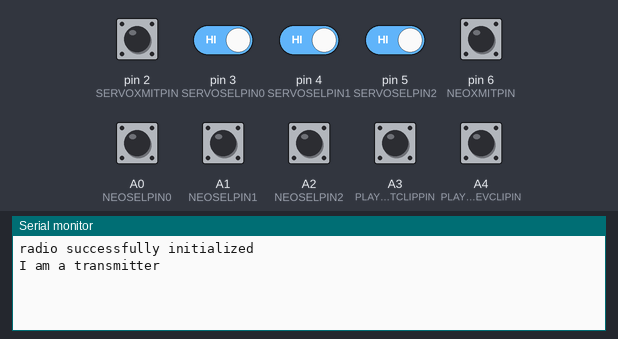
The sketch below on a simulated Arduino Uno, built with avr-gcc and run on an emulated ATmega328P. Shown: the last lines printed to the serial monitor. Inputs (shaded band) come from the test bench; at power-on: A0 (NEOSELPIN0), A1 (NEOSELPIN1), A2 (NEOSELPIN2), A3 (PLAYNEXTCLIPPIN), A4 (PLAYPREVCLIPIN), pin 2 (SERVOXMITPIN), pin 3 (SERVOSELPIN0), pin 4 (SERVOSELPIN1), pin 5 (SERVOSELPIN2), pin 6 (NEOXMITPIN) HIGH. No radio packets arrive unless stated.

Above: at 1.2 s.
1.3 s: pin 2 (SERVOXMITPIN) pulled LOW for 0.15 s
At 1.8 s:
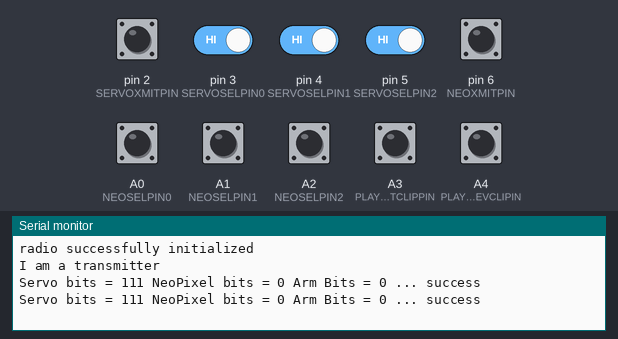
2.9 s: pin 6 (NEOXMITPIN) pulled LOW for 0.15 s
At 4.2 s:
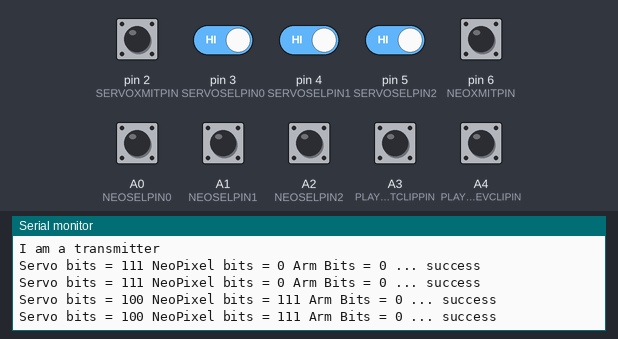
4.5 s: A3 (PLAYNEXTCLIPPIN) pulled LOW for 0.15 s
At 5.5 s:
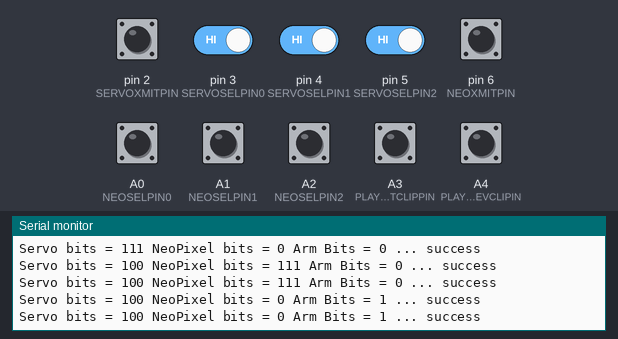
6.1 s: A4 (PLAYPREVCLIPIN) pulled LOW for 0.15 s
At 6.7 s:
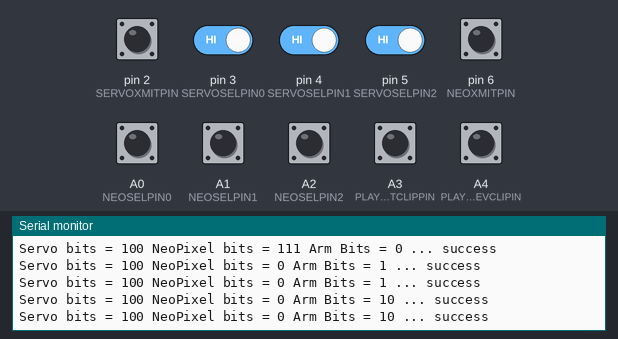
7.7 s: pin 2 (SERVOXMITPIN) pulled LOW for 1 s
At 9.2 s:
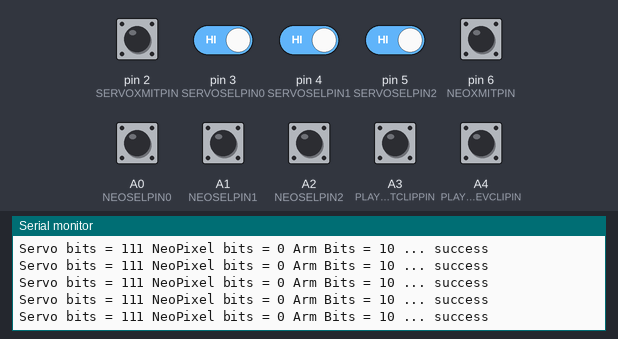
10.2 s: pin 2 (SERVOXMITPIN) driven LOW and pin 3 (SERVOSELPIN0) driven LOW and pin 4 (SERVOSELPIN1) driven LOW and pin 5 (SERVOSELPIN2) driven LOW and pin 6 (NEOXMITPIN) driven LOW
At 10.31 s:
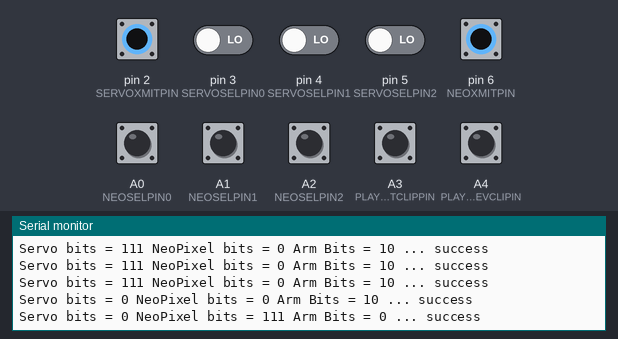
Timing chart, 0 to 13.2 s (numbered marks = the images above; inputs shaded):
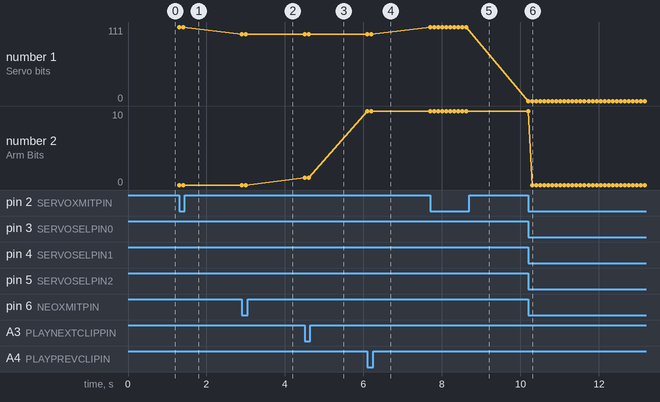

The sketch:

sender.ino
```cpp
/*
   Using the nRF24L01 radio module to communicate
   between two Arduinos with much increased reliability following
   various tutorials, conversations, and studying the nRF24L01 datasheet
   and the library reference.
   This file contains code for both transmitter and receiver.
   Transmitter at the top, receiver at the bottom.
   One of them is commented out.
   These sketches require the RF24 library by TMRh20
   Documentation here: https://nrf24.github.io/RF24/index.html
   change log
   02 Dec 2022 - ms - initial entry based on rf24ControlPanelPerformingRobotsNoHandshaking
   10 Dec 2022 - ms - put all strings in flash memory and comment out printf.h to save space
*/

// Common code

// Common pin usage
// Note there are additional pins unique to transmitter or receiver
//

// nRF24L01 uses SPI which is fixed on pins 11, 12, and 13.
// It also requires two other signals
// (CE = Chip Enable, CSN = Chip Select Not)
// Which can be any pins:

const int CEPIN = 9;
const int CSNPIN = 10;

// In summary,
// nRF 24L01 pin    Arduino pin   name
//          1                     GND
//          2                     3.3V
//          3             9       CE
//          4             10      CSN
//          5             13      SCLK
//          6             11      MOSI/COPI
//          7             12      MISO/CIPO

#include <SPI.h>
#include <nRF24L01.h>
#include <RF24.h>
RF24 radio(CEPIN, CSNPIN);  // CE, CSN

//#include <printf.h>  // for debugging

// See note in rf24Handshaking about address selection
//

// Channel and address allocation:
// Eadin and Dania: Channel 30, addr = 0x76
// Fatima and Shamsa: Channel 40, addr = 0x73
// Oliver and Hessa:  Channel 50, addr = 0x7C
// Louis and Alpha: Channel 60, addr = 0xC6
// Yoki and Yupu:  Channel 70, addr = 0xC3
// Omar and Mudi: Channel 80, addr = 0xCC
// Dhabia and Joseph: Channel 90, addr = 0x33
const byte addr = 0x33;             // change as per the above assignment
const int RF24_CHANNEL_NUMBER = 90;  // change as per the above assignment

// Do not make changes here
const byte xmtrAddress[] = { addr, addr, 0xC7, 0xE6, 0xCC };
const byte rcvrAddress[] = { addr, addr, 0xC7, 0xE6, 0x66 };

const int RF24_POWER_LEVEL = RF24_PA_LOW;

// global variables
uint8_t pipeNum;
unsigned int totalTransmitFailures = 0;

struct DataStruct {
  uint8_t servoBits;
  uint8_t neoPixelBits;
  uint8_t armBits;
};
DataStruct data;
DataStruct currentData;
DataStruct prevData;


void setupRF24Common() {

  // RF24 setup
  if (!radio.begin()) {
    Serial.println("radio  initialization failed");
    while (1)
      ;
  } else {
    Serial.println("radio successfully initialized");
  }

  radio.setDataRate(RF24_250KBPS);
  radio.setChannel(RF24_CHANNEL_NUMBER);
  radio.setPALevel(RF24_POWER_LEVEL);
}

void rf24SendData() {

  // The write() function will block
  // until the message is successfully acknowledged by the receiver
  // or the timeout/retransmit maxima are reached.
  int retval = radio.write(&data, sizeof(data));

  Serial.print(F("Servo bits = "));
  Serial.print(data.servoBits, BIN);
  Serial.print(F(" NeoPixel bits = "));
  Serial.print(data.neoPixelBits, BIN);
  Serial.print(F(" Arm Bits = "));
  Serial.print(data.armBits, BIN);

  Serial.print(" ... ");
  if (retval) {
    Serial.println("success");
  } else {
    totalTransmitFailures++;
    Serial.print(F("failure, total failures = "));
    Serial.println(totalTransmitFailures);
  }
}


// Transmitter code
// Switches for selecting servo activity
const int SERVOSELPIN2 = 5;
const int SERVOSELPIN1 = 4;
const int SERVOSELPIN0 = 3;
const int SERVOXMITPIN = 2;
// Switches for selecting NeoPixel activity
const int NEOSELPIN2 = A2;
const int NEOSELPIN1 = A1;
const int NEOSELPIN0 = A0;
const int NEOXMITPIN = 6;
// Hypothetical audio control switches
const int PLAYNEXTCLIPPIN = A3;
const int PLAYPREVCLIPIN = A4;
// that leaves 6, 7, 8, A4, and A5 unused
void setup() {
  Serial.begin(9600);
  //printf_begin();
  // All switches use internal pullup resistor
  pinMode(SERVOSELPIN2, INPUT_PULLUP);
  pinMode(SERVOSELPIN1, INPUT_PULLUP);
  pinMode(SERVOSELPIN0, INPUT_PULLUP);
  pinMode(SERVOXMITPIN, INPUT_PULLUP);
  pinMode(NEOSELPIN2, INPUT_PULLUP);
  pinMode(NEOSELPIN1, INPUT_PULLUP);
  pinMode(NEOSELPIN0, INPUT_PULLUP);
  pinMode(NEOXMITPIN, INPUT_PULLUP);
  pinMode(PLAYNEXTCLIPPIN, INPUT_PULLUP);
  pinMode(PLAYPREVCLIPIN, INPUT_PULLUP);

  setupRF24();
}
void setupRF24() {
  setupRF24Common();
  // Set us as a transmitter
  radio.openWritingPipe(xmtrAddress);
  radio.openReadingPipe(1, rcvrAddress);
  // radio.printPrettyDetails();
  Serial.println(F("I am a transmitter"));
}

int fireUp = 0;

void loop() {

  // If the transmit button is pressed, read the switches
  // and send the bits

  if (digitalRead(SERVOXMITPIN) == LOW) {  // remember switches are active LOW
    // clearData();
    // shifting bits
    data.servoBits = (digitalRead(SERVOSELPIN0) << 0
                      | digitalRead(SERVOSELPIN1) << 1
                      | digitalRead(SERVOSELPIN2) << 2);
    if(digitalRead(SERVOSELPIN2)){
      fireUp = 4;
    }
    else{
      fireUp = 0;
    }
    radio.stopListening();
    // if(data.servoBits!=prevData.servoBits){
      prevData=data;
      rf24SendData();
    // }
    delay(100);  // if the button is still pressed don't do this too often
  }
  if (digitalRead(NEOXMITPIN) == LOW) {  // remember switches are active LOW
    clearData();
    data.neoPixelBits = (digitalRead(NEOSELPIN0) << 0
                         | digitalRead(NEOSELPIN1) << 1
                         | digitalRead(NEOSELPIN2) << 2);
    radio.stopListening();
    // if(data.neoPixelBits!=prevData.neoPixelBits){
      prevData=data;
    rf24SendData();
    // }
    delay(100);  // if the button is still pressed don't do this too often
  }

  // arms
  int rightUp = 0;
  int leftUp = 0;
  if (digitalRead(PLAYNEXTCLIPPIN) == LOW) {
    leftUp = 1;
  }
  if (digitalRead(PLAYPREVCLIPIN) == LOW){
    rightUp = 2;
  }
  if(leftUp > 0 || rightUp > 0){
    clearData();
    data.armBits = leftUp + rightUp;
    radio.stopListening();
    rf24SendData();
    delay(100);  // if the button is still pressed don't do this too often
  }

}  // end of loop()
void clearData() {
  // set all fields to 0
  data.servoBits = 0 + fireUp;
  data.neoPixelBits = 0;
  data.armBits = 0;
}
// End of transmitter code
```

Measured:
- after the input at 1.3 s, the serial monitor: prints a new line at once (image 1)
- after the input at 2.9 s, the serial monitor: prints a new line at once (image 2)
- after the input at 4.5 s, the serial monitor: prints a new line at once (image 3)
- after the input at 6.1 s, the serial monitor: prints a new line at once (image 4)
- after the input at 7.7 s, the serial monitor: prints a new line at once (image 5)
- after the input at 10.2 s, the serial monitor: prints a new line at once (image 6)
- plotted number 1: 111 → 100 after the input at 2.9 s, 100 → 111 after the input at 7.7 s
- plotted number 2: 0 → 1 after the input at 4.5 s, 1 → 10 after the input at 6.1 s
